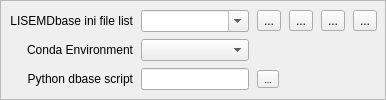
       <widget class="QFrame" name="frameBaseDirs">
        <property name="frameShape">
         <enum>QFrame::StyledPanel</enum>
        </property>
        <property name="frameShadow">
         <enum>QFrame::Raised</enum>
        </property>
        <layout class="QGridLayout" name="gridLayout_3">
         <property name="leftMargin">
          <number>8</number>
         </property>
         <property name="topMargin">
          <number>4</number>
         </property>
         <property name="rightMargin">
          <number>8</number>
         </property>
         <property name="bottomMargin">
          <number>4</number>
         </property>
         <property name="horizontalSpacing">
          <number>8</number>
         </property>
         <property name="verticalSpacing">
          <number>2</number>
         </property>
         <item row="1" column="5">
          <widget class="QToolButton" name="toolButton_saveas">
           <property name="toolTip">
            <string>Save as: save interface options to a new name</string>
           </property>
           <property name="text">
            <string>...</string>
           </property>
           <property name="icon">
            <iconset resource="resources/lisemdbase.qrc">
             <normaloff>:/2X/filesaveas2X.png</normaloff>:/2X/filesaveas2X.png</iconset>
           </property>
          </widget>
         </item>
         <item row="1" column="1">
          <widget class="QComboBox" name="combo_iniName">
           <property name="sizePolicy">
            <sizepolicy hsizetype="Preferred" vsizetype="Fixed">
             <horstretch>0</horstretch>
             <verstretch>0</verstretch>
            </sizepolicy>
           </property>
           <property name="editable">
            <bool>true</bool>
           </property>
          </widget>
         </item>
         <item row="3" column="1">
          <widget class="QLineEdit" name="lineEdit_Script">
           <property name="sizePolicy">
            <sizepolicy hsizetype="Expanding" vsizetype="Fixed">
             <horstretch>0</horstretch>
             <verstretch>0</verstretch>
            </sizepolicy>
           </property>
           <property name="font">
            <font>
             <pointsize>9</pointsize>
             <bold>false</bold>
            </font>
           </property>
          </widget>
         </item>
         <item row="2" column="1">
          <widget class="QComboBox" name="combo_envs">
           <property name="sizePolicy">
            <sizepolicy hsizetype="Preferred" vsizetype="Fixed">
             <horstretch>0</horstretch>
             <verstretch>0</verstretch>
            </sizepolicy>
           </property>
           <property name="font">
            <font>
             <pointsize>9</pointsize>
             <bold>false</bold>
            </font>
           </property>
           <property name="toolTip">
            <string>Slect conda environment with PCRaster, GDAL and other libs installed</string>
           </property>
          </widget>
         </item>
         <item row="2" column="0">
          <widget class="QLabel" name="label">
           <property name="font">
            <font>
             <pointsize>9</pointsize>
             <bold>false</bold>
            </font>
           </property>
           <property name="text">
            <string>Conda Environment</string>
           </property>
           <property name="alignment">
            <set>Qt::AlignRight|Qt::AlignTrailing|Qt::AlignVCenter</set>
           </property>
          </widget>
         </item>
         <item row="1" column="3">
          <widget class="QToolButton" name="toolButton_openIni">
           <property name="toolTip">
            <string>Open a file with interface options</string>
           </property>
           <property name="text">
            <string>...</string>
           </property>
           <property name="icon">
            <iconset resource="resources/lisemdbase.qrc">
             <normaloff>:/2X/Folder-Open-icon2.png</normaloff>:/2X/Folder-Open-icon2.png</iconset>
           </property>
          </widget>
         </item>
         <item row="1" column="0">
          <widget class="QLabel" name="label_23">
           <property name="sizePolicy">
            <sizepolicy hsizetype="Fixed" vsizetype="Preferred">
             <horstretch>0</horstretch>
             <verstretch>0</verstretch>
            </sizepolicy>
           </property>
           <property name="text">
            <string>LISEMDbase ini file list</string>
           </property>
           <property name="alignment">
            <set>Qt::AlignRight|Qt::AlignTrailing|Qt::AlignVCenter</set>
           </property>
          </widget>
         </item>
         <item row="3" column="0">
          <widget class="QLabel" name="label_2">
           <property name="font">
            <font>
             <pointsize>9</pointsize>
             <bold>false</bold>
            </font>
           </property>
           <property name="text">
            <string>Python dbase script</string>
           </property>
           <property name="alignment">
            <set>Qt::AlignRight|Qt::AlignTrailing|Qt::AlignVCenter</set>
           </property>
          </widget>
         </item>
         <item row="1" column="6">
          <widget class="QToolButton" name="toolButton_deleteIni">
           <property name="toolTip">
            <string>Delte from list</string>
           </property>
           <property name="text">
            <string>...</string>
           </property>
           <property name="icon">
            <iconset resource="resources/lisemdbase.qrc">
             <normaloff>:/2X/File-Delete-icon.png</normaloff>:/2X/File-Delete-icon.png</iconset>
           </property>
          </widget>
         </item>
         <item row="1" column="4">
          <widget class="QToolButton" name="toolButton_SaveIni">
           <property name="toolTip">
            <string>Save interface options to ini file</string>
           </property>
           <property name="text">
            <string>...</string>
           </property>
           <property name="icon">
            <iconset resource="resources/lisemdbase.qrc">
             <normaloff>:/2X/filesave2X.png</normaloff>:/2X/filesave2X.png</iconset>
           </property>
          </widget>
         </item>
         <item row="3" column="3">
          <widget class="QToolButton" name="toolButton_script">
           <property name="font">
            <font>
             <pointsize>7</pointsize>
             <bold>false</bold>
            </font>
           </property>
           <property name="text">
            <string>...</string>
           </property>
           <property name="icon">
            <iconset resource="resources/lisemdbase.qrc">
             <normaloff>:/2X/Folder-Open-icon2.png</normaloff>:/2X/Folder-Open-icon2.png</iconset>
           </property>
          </widget>
         </item>
        </layout>
       </widget>
